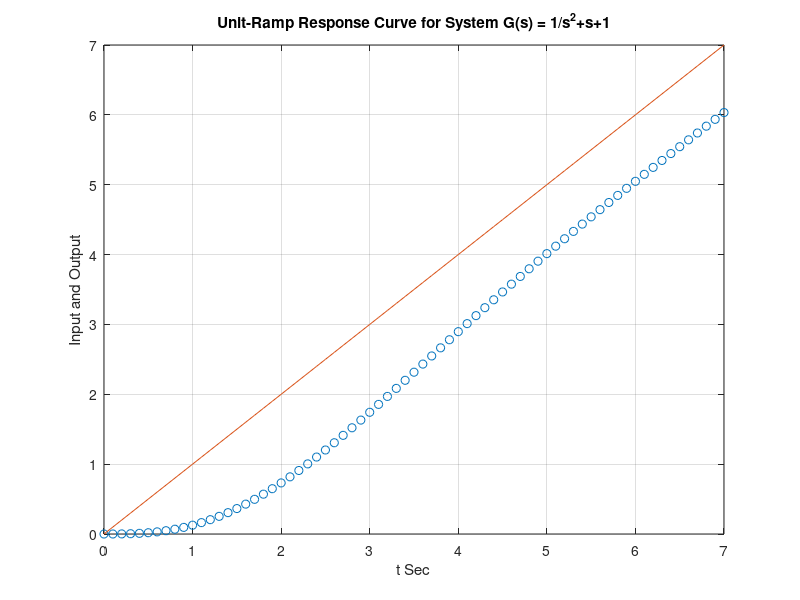

Write the MATLAB code that produced this figure.
%Ramp response of standard second order system using step response method
% zeta = 0.5 and wn =1
%To obtain the ramp response of the transfer function G(s) divide G(s) by s and use th step response command
num = [0 0 0 1];
den = [1 1 1 0];
sys = tf(num,den);
t = 0:0.1:7;
[y,t,x] = step(sys,t);
%Adding the reference input plot 't' to the ramp response plot
plot(t,y,'o',t,t,'-')
grid on
title('Unit-Ramp Response Curve for System G(s) = 1/s^2+s+1')
xlabel('t Sec')
ylabel('Input and Output')